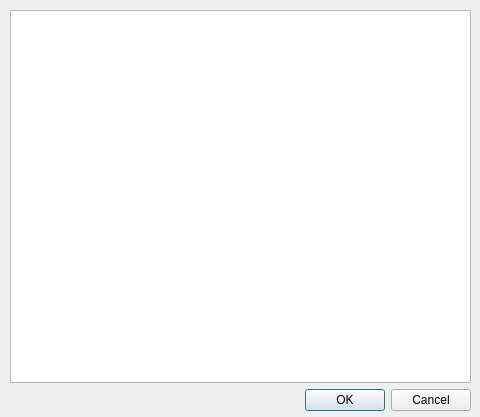
<?xml version="1.0" encoding="UTF-8"?>
<ui version="4.0">
 <class>resultDialog</class>
 <widget class="QDialog" name="resultDialog">
  <property name="geometry">
   <rect>
    <x>0</x>
    <y>0</y>
    <width>480</width>
    <height>417</height>
   </rect>
  </property>
  <property name="windowTitle">
   <string>Dialog</string>
  </property>
  <widget class="QWidget" name="layoutWidget">
   <property name="geometry">
    <rect>
     <x>10</x>
     <y>10</y>
     <width>461</width>
     <height>401</height>
    </rect>
   </property>
   <layout class="QVBoxLayout" name="verticalLayout">
    <item>
     <widget class="QPlainTextEdit" name="resultBox"/>
    </item>
    <item>
     <widget class="QDialogButtonBox" name="buttonBox">
      <property name="orientation">
       <enum>Qt::Horizontal</enum>
      </property>
      <property name="standardButtons">
       <set>QDialogButtonBox::Cancel|QDialogButtonBox::Ok</set>
      </property>
     </widget>
    </item>
   </layout>
  </widget>
 </widget>
 <resources/>
 <connections>
  <connection>
   <sender>buttonBox</sender>
   <signal>accepted()</signal>
   <receiver>resultDialog</receiver>
   <slot>accept()</slot>
   <hints>
    <hint type="sourcelabel">
     <x>248</x>
     <y>254</y>
    </hint>
    <hint type="destinationlabel">
     <x>157</x>
     <y>274</y>
    </hint>
   </hints>
  </connection>
  <connection>
   <sender>buttonBox</sender>
   <signal>rejected()</signal>
   <receiver>resultDialog</receiver>
   <slot>reject()</slot>
   <hints>
    <hint type="sourcelabel">
     <x>316</x>
     <y>260</y>
    </hint>
    <hint type="destinationlabel">
     <x>286</x>
     <y>274</y>
    </hint>
   </hints>
  </connection>
 </connections>
</ui>
